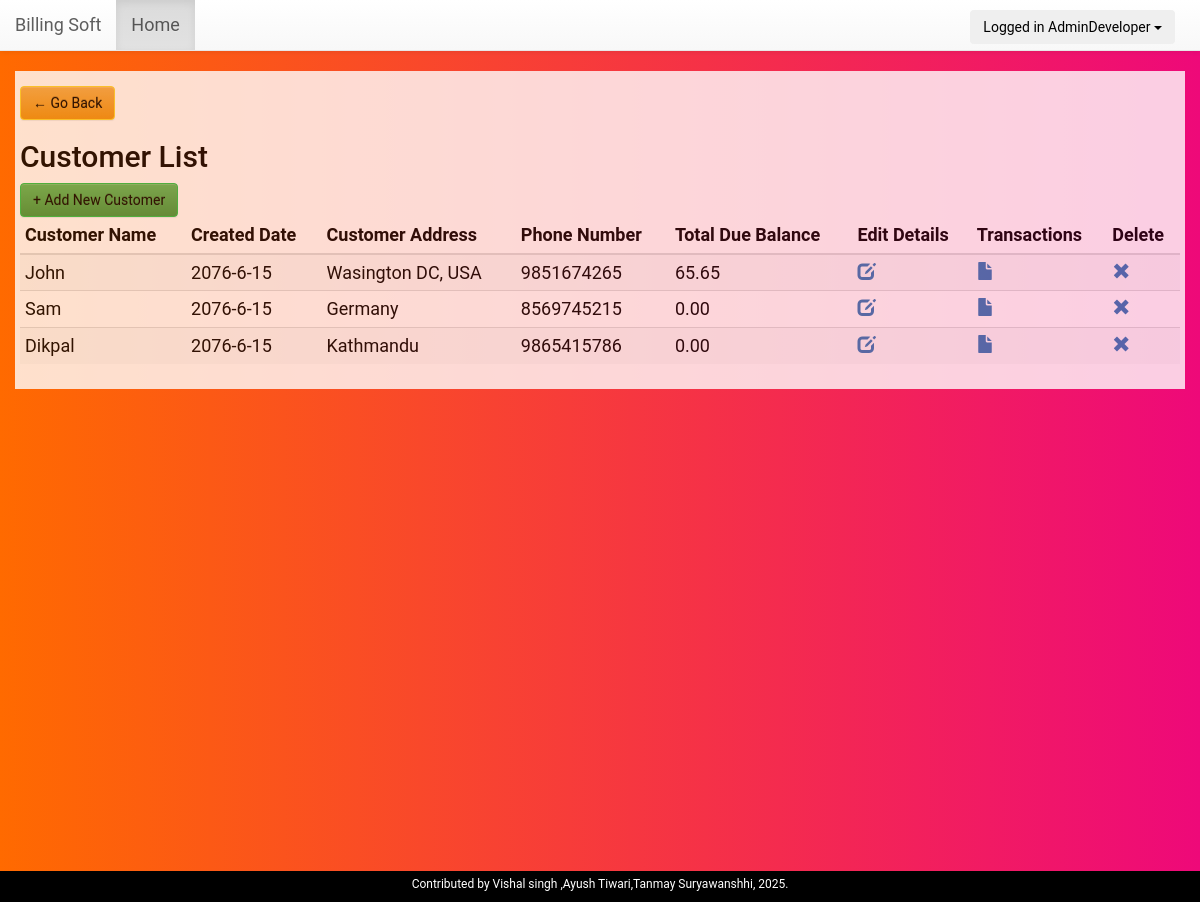
The page /customer_list.php (signed in) on the database its author committed.
### tables this page shows
CREATE TABLE `customers` (
  `customer_id` int(11) NOT NULL,
  `user_id` int(11) NOT NULL,
  `created_date` datetime NOT NULL DEFAULT CURRENT_TIMESTAMP,
  `customer_name` varchar(200) NOT NULL,
  `customer_address` varchar(250) NOT NULL,
  `customer_number` bigint(15) NOT NULL,
  `customer_pan` bigint(15) DEFAULT NULL
);

### ledger.php (called while the page is built, shortened)
<?php
class Ledger{
	private $host  = 'localhost';
    private $user  = 'root';
    private $password   = "";
    private $database  = "billing_software";
	private $CustomerTable = 'customers';
		private $InvoiceTable = 'invoice_order';
  private $dbConnect = false;
    public function __construct(){
        if(!$this->dbConnect){
            $conn = new mysqli($this->host, $this->user, $this->password, $this->database);
            if($conn->connect_error){
                die("Error failed to connect to MySQL: " . $conn->connect_error);
            }else{
                $this->dbConnect = $conn;
            }
        }
    }
	private function getData($sqlQuery) {
		$result = mysqli_query($this->dbConnect, $sqlQuery);
		$data= array();
		while ($row = mysqli_fetch_array($result, MYSQLI_ASSOC)) {
			$data[]=$row;
		}
		return $data;
	}
	private function getSingleData($sqlQuery) {
		$result = mysqli_query($this->dbConnect, $sqlQuery);
		$data = mysqli_fetch_assoc($result);
		return $data;
	}
	public function getCustomerList(){
		$sqlQuery = "
			SELECT * FROM ".$this->CustomerTable."
			WHERE user_id = '".$_SESSION['userid']."'";
		return  $this->getData($sqlQuery);
	}
	public function getTotalBalance($customerId) {
		$sqlQuery = "
		SELECT coalesce(SUM(order_total_amount_due),0) as sum FROM ".$this->InvoiceTable."
		WHERE customer_id = '".$customerId."'";
		$result = $this->getSingleData($sqlQuery);
		return $result['sum'];
	}
}

### Invoice.php (called while the page is built, shortened)
<?php
class Invoice{
	public function NepaliDate($engDate, $nepDateObj){
		$date = array();
		$invoiceYear = date("Y", strtotime($engDate));
		$invoiceMonth = date("m", strtotime($engDate));
		$invoiceDay = date("d", strtotime($engDate));
		$date_ne = $nepDateObj->get_nepali_date($invoiceYear, $invoiceMonth, $invoiceDay);
		$date['y'] = $date_ne['y'];
		$date['m'] = $date_ne['m'];
		$date['d'] = $date_ne['d'];
		return $date;
	}
}
?>

### nepali-date.php (called while the page is built, shortened)
<?php
class nepali_date
{
	private $firstday_en ="1918-04-13";
	private $start_ne = "1975";
	private $end_ne = "2095";
	private $month_name = array('ब‌ैशाख', 'जेठ', 'असार', 'साउन', 'भदौ', 'असोज', 'कार्तिक', 'मङ्सिर', 'पुस', 'माघ', 'फाल्गुण', 'चैत');
	private $day_name = array('अाईतबार', 'सोमबार', 'मङ्गलबार', 'बुधबार', 'बिहिबार', 'शुक्रबार', 'शनिवार');
	private function get_week_ne($year, $month, $day)
	{
		 $jd = GregorianToJD($month, $day, $year);
		 return $this->day_name[JDDayOfWeek($jd,0)];
	}
	private function validate_en($year, $month, $day)
	{
		return TRUE;
	}
	public function get_nepali_date($year,$month,$day)
	{
		$validate = $this->validate_en($year, $month, $day);
		$date = $year.'-'.$month.'-'.$day;
		$dayname = $this->get_week_ne($year, $month, $day);
		$date_start=date_create($this->firstday_en);
		$date_today=date_create($date);
		$diff=date_diff($date_start,$date_today, true);
		$days = $diff->format("%a");
		$arr='0';
		for ($i=$this->start_ne; $i<$this->end_ne; $i++)
		{
			$arr+=array_sum($this->nepali_length[$i]);
			if ($arr>$days)
			{
				$year = $i;
				$count_previous=$arr-array_sum($this->nepali_length[$i]);
				for ($j=0; $j < 12; $j++)
				{
					$count_previous+= $this->nepali_length[$i][$j];
					if($count_previous>$days)
					{
						$month = $j+1;
						$daysss = $count_previous-$days;
						$dayss = ($this->nepali_length[$i][$j]-$daysss)+1;
						break;
					} elseif ($count_previous==$days)
					{
						$year = $i;
						$month = $j+1;
						$day = 1;
					}
				}
				break;
			} elseif($arr==$days)
			{
				$year = $i+1;
				$month = 1;
				$day = 1;
			}
		}
		$date = array();
		$date['y'] = $year;
		$date['m'] = $month;
		$date['M'] = $this->month_name[$month-1];
		$date['d'] = $dayss;
		$date['l'] = $dayname;
		return $date;
	}
}
?>

### customer_list.php (the view, shortened to what this page needs)
<?php
include('header.php');
include 'Invoice.php';
include 'ledger.php';
require("nepali-date.php");
$invoice = new Invoice();
$ledger = new Ledger();
$nepali_date = new nepali_date();
$ledger->checkLoggedIn();
?>
<link href="css/style.css" rel="stylesheet">
<?php include('container.php');?>
<div class="container customer-list-container">
    <div><a class="btn btn-warning back_btn" href="javascript:history.go(-1)">&#8592 Go Back</a></div>
	  <h2 class="title">Customer List</h2>
      <a class="btn btn-success" href="create_customer.php" type="button">+ Add New Customer</a>
      <?php
      $ledgerList = $ledger->getCustomerList();
      if(empty($ledgerList)){
        echo '<div class="alert alert-danger" role="alert">No Customers Yet!</div>';
      }
      else { ?>
      <table id="data-table" class="table table-condensed table-striped">
        <thead>
          <tr>
          <th>Customer Name</th>
          <th>Created Date</th>
            <th>Customer Address</th>
            <th>Phone Number</th>
            <th>Total Due Balance</th>
            <th> Edit Details</th>
            <th>Transactions</th>
            <th>Delete</th>
          </tr>
        </thead>
        <tbody>
        <?php
        foreach($ledgerList as $ledgerDetails){
          $totalDue = $ledger -> getTotalBalance($ledgerDetails["customer_id"]);
          $ledgerDate = $ledgerDetails["created_date"];
          $date = $invoice -> NepaliDate($ledgerDate, $nepali_date);
            echo '
              <tr>
                <td>'.$ledgerDetails["customer_name"].'</td>
                <td>'.$date['y'].'-'.$date['m'].'-'.$date['d'].'</td>
                <td>'.$ledgerDetails["customer_address"].'</td>
                <td>'.$ledgerDetails["customer_number"].'</td>
                <td>'.$totalDue.'</td>
                <td><a href="edit_customer.php?customer_id='.$ledgerDetails["customer_id"].'"  title="Edit Customer Details"><span class="glyphicon glyphicon-edit"></span></a></td>
                <td><a href="transactions.php?update_id='.$ledgerDetails["customer_id"].'"  title="View Transactions"><span class="glyphicon glyphicon-file"></span></a></td>
                <td><a href="#" id="'.$ledgerDetails["customer_id"].'" class="deleteCustomer"  title="Delete Customer"><span class="glyphicon glyphicon-remove"></span></a></td>
              </tr>
            ';
        }
      }
        ?>
        </tbody>
      </table>
</div>
<?php include('footer.php');?>

### css/style.css (style rules this page uses)
html { background-color: #f0f3f4; position: relative; min-height: 100%; }
body { background: #ee0979; background: -webkit-linear-gradient(to right, #ff6a00, #ee0979); background: linear-gradient(to right, #ff6a00, #ee0979); color: black; font-family: 'Roboto'; font-size: 18px; line-height: 1.42857; }
tbody { color: black; }
.invoice-list-container, .content-invoice, .customer-list-container { background:white; opacity:0.8; padding: 5px !important; }
.btn-success { background-color: #27c24c !important; border-color: #27c24c !important; color: #000 !important; }
.btn-warning { background-color: #fad733; border-color: #fad733; color: #000 !important; }
.back_btn { margin-top:10px; }

### rows shown on the page
customers: customer_name "John", created_date "2076", created_date "6", created_date "15", customer_address "Wasington DC, USA", customer_number "9851674265", totalDue "65.65"
customers: customer_name "Sam", created_date "2076", created_date "6", created_date "15", customer_address "Germany", customer_number "8569745215", totalDue "0.00"
customers: customer_name "Dikpal", created_date "2076", created_date "6", created_date "15", customer_address "Kathmandu", customer_number "9865415786", totalDue "0.00"

### other values the page prints
$_SESSION['user'] "AdminDeveloper"
